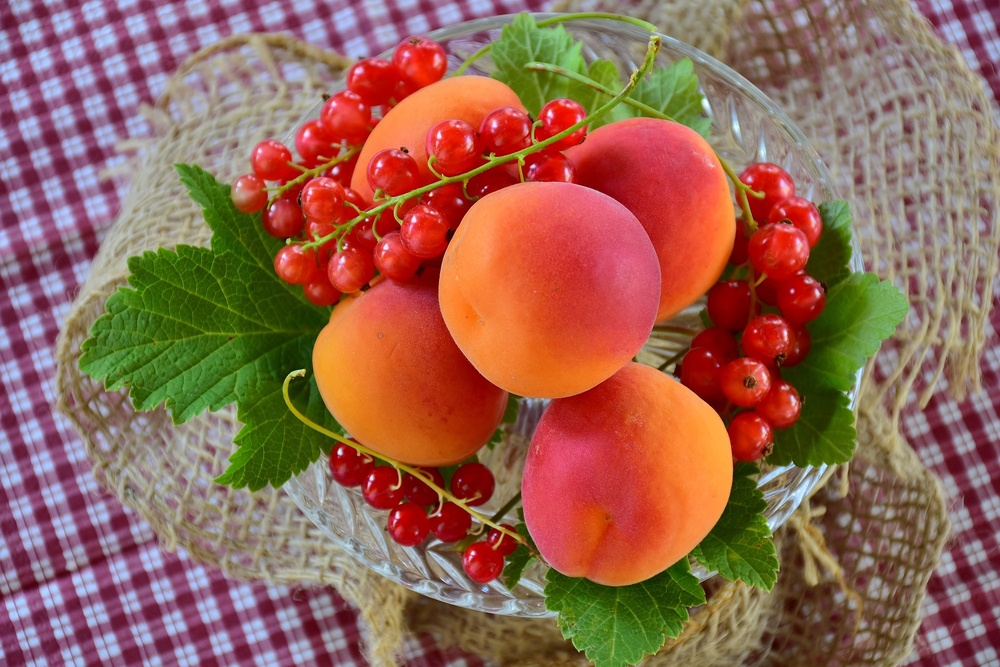
%> input picture apricots-2444808_1920.jpg, 1000 x 667 px, shrunk from 1920 x 1280 before the run
$ octave SegmentedImage.m   (GNU Octave 9; MATLAB toolbox functions it lacks are replaced by stand-ins)
%> lines starting %> are read from the running program, lines starting %| are printed output that depends on the picture; in (x1, y1, x2, y2) boxes, pixels count from 0 and x2, y2 are one past the last pixel; in counts of white or black regions, pixels touching at a corner belong together; the program's own positions count from 1
img = imread('apricots-2444808_1920.jpg');
%> img is the input picture: size 667x1000x3 uint8; mean R, G, B 148.8, 101.1, 83.7
gray_img = rgb2gray(img);
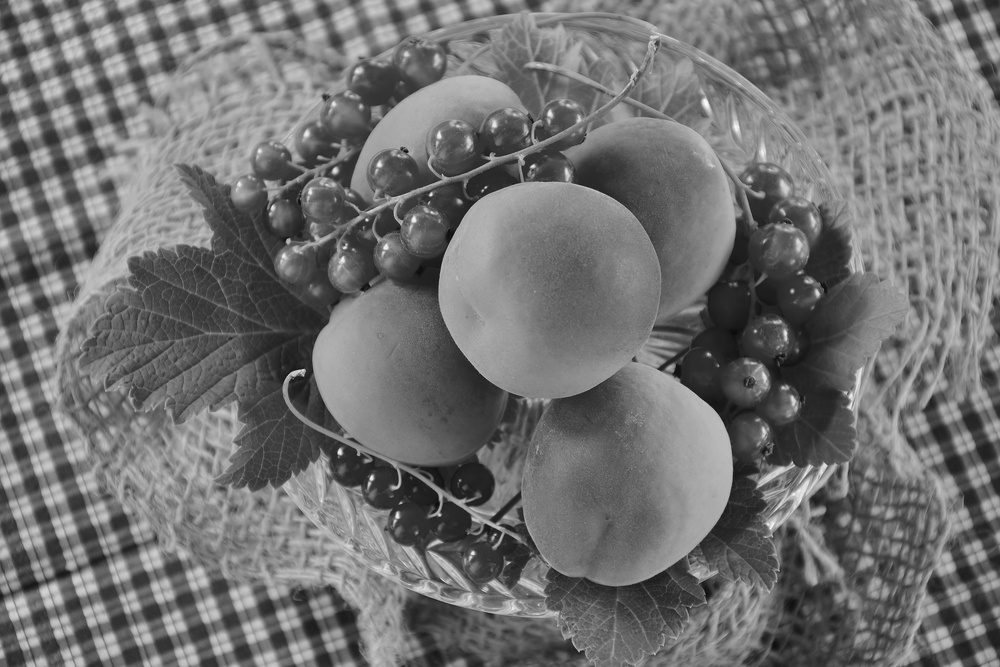
%> gray_img: size 667x1000 uint8; min 7, max 248, mean 113.4

% Convert image to double for processing
gray_img = im2double(gray_img);
%> gray_img: size 667x1000 double

% Compute gradient magnitude
gmag = imgradient(gray_img);
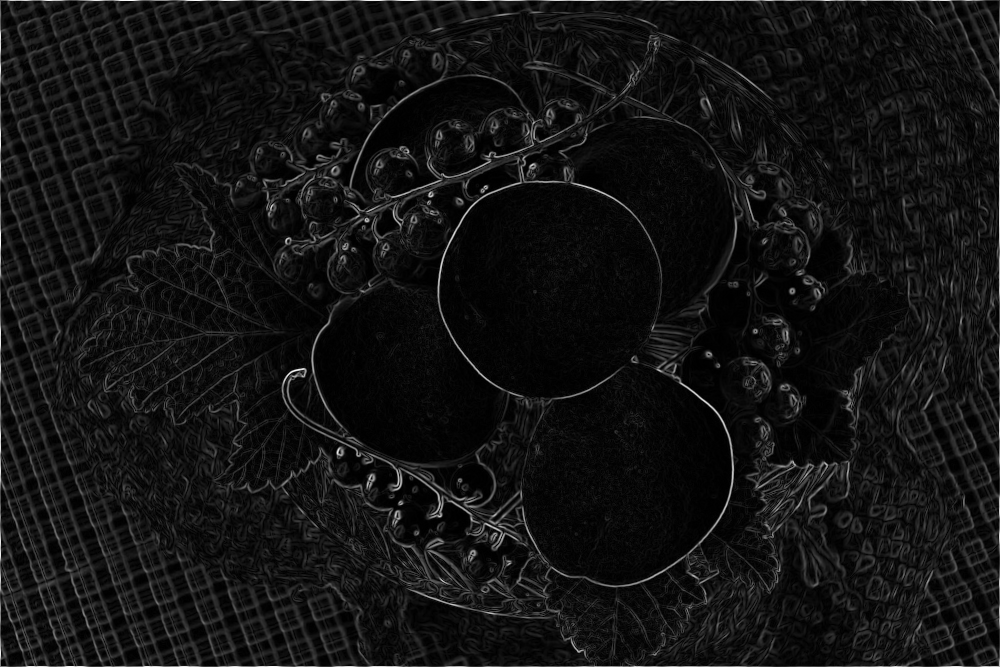
%> gmag: size 667x1000 double; min 0, max 3.15, mean 0.238; drawn with min black and max white

% Initialize marker masks
foreground = false(size(gray_img));
background = false(size(gray_img));

% Define foreground and background points
foreground(100,100) = true;     % Mark one pixel as foreground
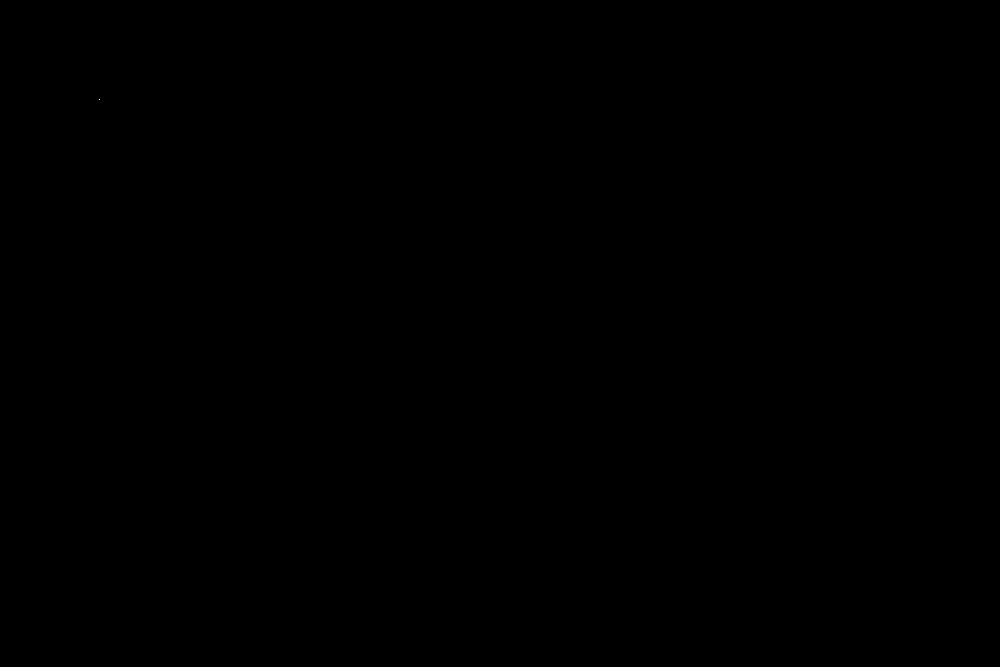
%> foreground: size 667x1000 logical; 0% white in thin lines or dots, all inside (x1, y1, x2, y2) = (99, 99, 100, 100)
background(10,10) = true;       % Mark one pixel as background
%> background: size 667x1000 logical; 0% white in thin lines or dots, all inside (x1, y1, x2, y2) = (9, 9, 10, 10)

% Run Fast Marching Method segmentation
%> (the run ends here)

$ run again, with apricots-2523272_1920.jpg copied over apricots-2444808_1920.jpg
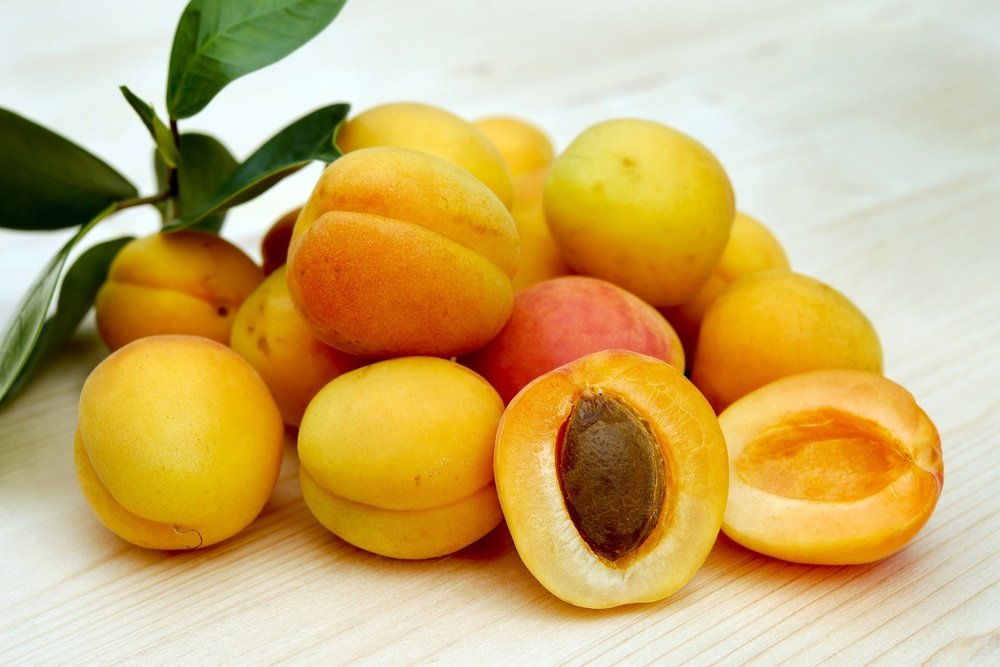
%> input picture apricots-2523272_1920.jpg, 1000 x 667 px, shrunk from 1920 x 1280 before the run
%> img is the input picture: size 667x1000x3 uint8; mean R, G, B 203.8, 175.3, 110.7
%> `gray_img = rgb2gray(img);`:
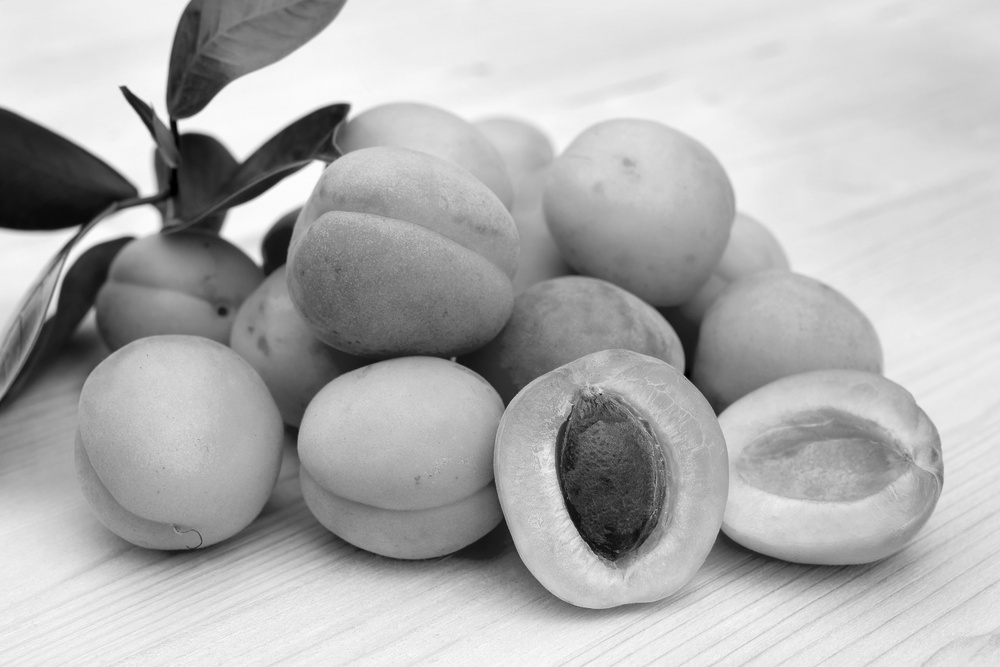
%> gray_img: size 667x1000 uint8; min 0, max 254, mean 176.4
%> `gmag = imgradient(gray_img);`:
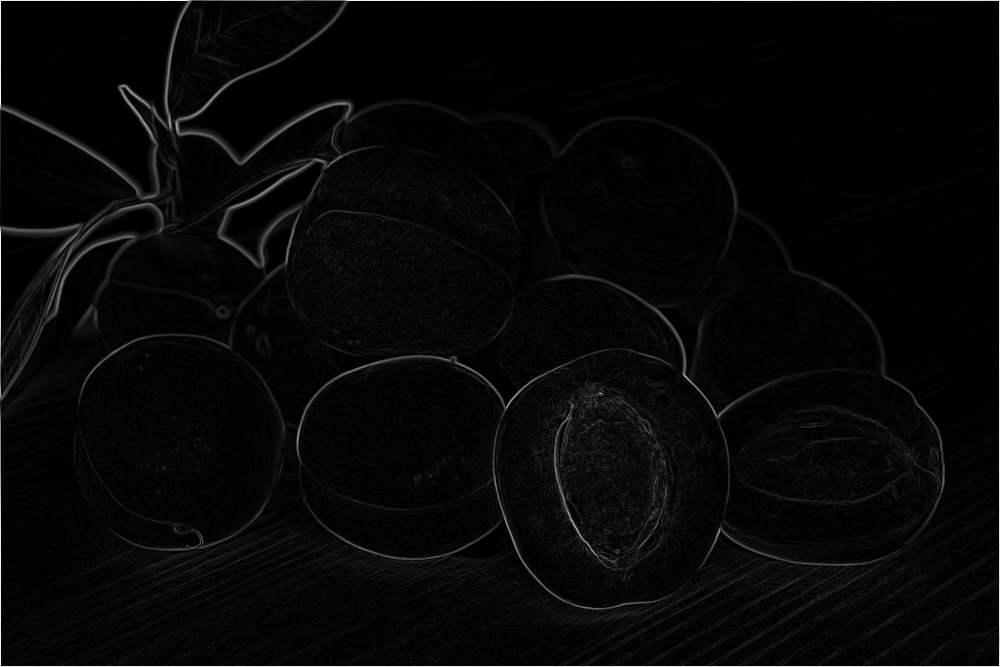
%> gmag: size 667x1000 double; min 0, max 3.87, mean 0.115; drawn with min black and max white
%> foreground: size 667x1000 logical; 0% white in thin lines or dots, all inside (x1, y1, x2, y2) = (99, 99, 100, 100)
%> background: size 667x1000 logical; 0% white in thin lines or dots, all inside (x1, y1, x2, y2) = (9, 9, 10, 10)
